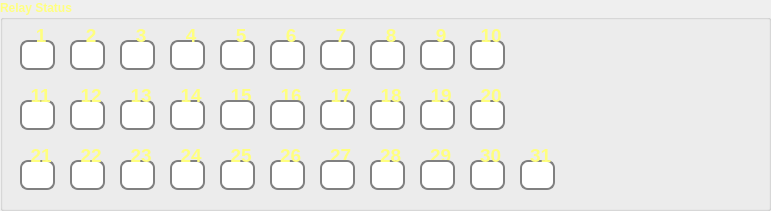
  <widget class="QGroupBox" name="groupBox_7">
   <property name="geometry">
    <rect>
     <x>10</x>
     <y>180</y>
     <width>771</width>
     <height>211</height>
    </rect>
   </property>
   <property name="palette">
    <palette>
     <active>
      <colorrole role="WindowText">
       <brush brushstyle="SolidPattern">
        <color alpha="255">
         <red>255</red>
         <green>255</green>
         <blue>127</blue>
        </color>
       </brush>
      </colorrole>
     </active>
     <inactive>
      <colorrole role="WindowText">
       <brush brushstyle="SolidPattern">
        <color alpha="255">
         <red>255</red>
         <green>255</green>
         <blue>127</blue>
        </color>
       </brush>
      </colorrole>
     </inactive>
     <disabled>
      <colorrole role="WindowText">
       <brush brushstyle="SolidPattern">
        <color alpha="255">
         <red>116</red>
         <green>116</green>
         <blue>116</blue>
        </color>
       </brush>
      </colorrole>
     </disabled>
    </palette>
   </property>
   <property name="font">
    <font>
     <weight>75</weight>
     <bold>true</bold>
    </font>
   </property>
   <property name="styleSheet">
    <string notr="true"/>
   </property>
   <property name="title">
    <string>Relay Status</string>
   </property>
   <widget class="QLineEdit" name="lineEdit">
    <property name="geometry">
     <rect>
      <x>20</x>
      <y>40</y>
      <width>35</width>
      <height>30</height>
     </rect>
    </property>
    <property name="font">
     <font>
      <pointsize>-1</pointsize>
      <weight>75</weight>
      <italic>false</italic>
      <bold>true</bold>
     </font>
    </property>
    <property name="styleSheet">
     <string notr="true"> QLineEdit {
     border: 2px solid gray;
     border-radius: 8px;
     padding: 0 8px;
     background: white;
     selection-background-color: darkgray;
	 color:white;
     font: bold 14px;
 }</string>
    </property>
   </widget>
   <widget class="QLineEdit" name="lineEdit_2">
    <property name="geometry">
     <rect>
      <x>70</x>
      <y>40</y>
      <width>35</width>
      <height>30</height>
     </rect>
    </property>
    <property name="font">
     <font>
      <pointsize>-1</pointsize>
      <weight>75</weight>
      <italic>false</italic>
      <bold>true</bold>
     </font>
    </property>
    <property name="styleSheet">
     <string notr="true"> QLineEdit {
     border: 2px solid gray;
     border-radius: 8px;
     padding: 0 8px;
     background: white;
     selection-background-color: darkgray;
	 color:white;
     font: bold 14px;
 }</string>
    </property>
   </widget>
   <widget class="QLineEdit" name="lineEdit_3">
    <property name="geometry">
     <rect>
      <x>120</x>
      <y>40</y>
      <width>35</width>
      <height>30</height>
     </rect>
    </property>
    <property name="font">
     <font>
      <pointsize>-1</pointsize>
      <weight>75</weight>
      <italic>false</italic>
      <bold>true</bold>
     </font>
    </property>
    <property name="styleSheet">
     <string notr="true"> QLineEdit {
     border: 2px solid gray;
     border-radius: 8px;
     padding: 0 8px;
     background: white;
     selection-background-color: darkgray;
	 color:white;
     font: bold 14px;
 }</string>
    </property>
   </widget>
   <widget class="QLineEdit" name="lineEdit_4">
    <property name="geometry">
     <rect>
      <x>170</x>
      <y>40</y>
      <width>35</width>
      <height>30</height>
     </rect>
    </property>
    <property name="font">
     <font>
      <pointsize>-1</pointsize>
      <weight>75</weight>
      <italic>false</italic>
      <bold>true</bold>
     </font>
    </property>
    <property name="styleSheet">
     <string notr="true"> QLineEdit {
     border: 2px solid gray;
     border-radius: 8px;
     padding: 0 8px;
     background: white;
     selection-background-color: darkgray;
	 color:white;
     font: bold 14px;
 }</string>
    </property>
   </widget>
   <widget class="QLineEdit" name="lineEdit_5">
    <property name="geometry">
     <rect>
      <x>220</x>
      <y>40</y>
      <width>35</width>
      <height>30</height>
     </rect>
    </property>
    <property name="font">
     <font>
      <pointsize>-1</pointsize>
      <weight>75</weight>
      <italic>false</italic>
      <bold>true</bold>
     </font>
    </property>
    <property name="styleSheet">
     <string notr="true"> QLineEdit {
     border: 2px solid gray;
     border-radius: 8px;
     padding: 0 8px;
     background: white;
     selection-background-color: darkgray;
	 color:white;
     font: bold 14px;
 }</string>
    </property>
   </widget>
   <widget class="QLineEdit" name="lineEdit_6">
    <property name="geometry">
     <rect>
      <x>270</x>
      <y>40</y>
      <width>35</width>
      <height>30</height>
     </rect>
    </property>
    <property name="font">
     <font>
      <pointsize>-1</pointsize>
      <weight>75</weight>
      <italic>false</italic>
      <bold>true</bold>
     </font>
    </property>
    <property name="styleSheet">
     <string notr="true"> QLineEdit {
     border: 2px solid gray;
     border-radius: 8px;
     padding: 0 8px;
     background: white;
     selection-background-color: darkgray;
	 color:white;
     font: bold 14px;
 }</string>
    </property>
   </widget>
   <widget class="QLineEdit" name="lineEdit_7">
    <property name="geometry">
     <rect>
      <x>320</x>
      <y>40</y>
      <width>35</width>
      <height>30</height>
     </rect>
    </property>
    <property name="font">
     <font>
      <pointsize>-1</pointsize>
      <weight>75</weight>
      <italic>false</italic>
      <bold>true</bold>
     </font>
    </property>
    <property name="styleSheet">
     <string notr="true"> QLineEdit {
     border: 2px solid gray;
     border-radius: 8px;
     padding: 0 8px;
     background: white;
     selection-background-color: darkgray;
	 color:white;
     font: bold 14px;
 }</string>
    </property>
   </widget>
   <widget class="QLineEdit" name="lineEdit_8">
    <property name="geometry">
     <rect>
      <x>370</x>
      <y>40</y>
      <width>35</width>
      <height>30</height>
     </rect>
    </property>
    <property name="font">
     <font>
      <pointsize>-1</pointsize>
      <weight>75</weight>
      <italic>false</italic>
      <bold>true</bold>
     </font>
    </property>
    <property name="styleSheet">
     <string notr="true"> QLineEdit {
     border: 2px solid gray;
     border-radius: 8px;
     padding: 0 8px;
     background: white;
     selection-background-color: darkgray;
	 color:white;
     font: bold 14px;
 }</string>
    </property>
   </widget>
   <widget class="QLineEdit" name="lineEdit_9">
    <property name="geometry">
     <rect>
      <x>420</x>
      <y>40</y>
      <width>35</width>
      <height>30</height>
     </rect>
    </property>
    <property name="font">
     <font>
      <pointsize>-1</pointsize>
      <weight>75</weight>
      <italic>false</italic>
      <bold>true</bold>
     </font>
    </property>
    <property name="styleSheet">
     <string notr="true"> QLineEdit {
     border: 2px solid gray;
     border-radius: 8px;
     padding: 0 8px;
     background: white;
     selection-background-color: darkgray;
	 color:white;
     font: bold 14px;
 }</string>
    </property>
   </widget>
   <widget class="QLineEdit" name="lineEdit_10">
    <property name="geometry">
     <rect>
      <x>470</x>
      <y>40</y>
      <width>35</width>
      <height>30</height>
     </rect>
    </property>
    <property name="font">
     <font>
      <pointsize>-1</pointsize>
      <weight>75</weight>
      <italic>false</italic>
      <bold>true</bold>
     </font>
    </property>
    <property name="styleSheet">
     <string notr="true"> QLineEdit {
     border: 2px solid gray;
     border-radius: 8px;
     padding: 0 8px;
     background: white;
     selection-background-color: darkgray;
	 color:white;
     font: bold 14px;
 }</string>
    </property>
   </widget>
   <widget class="QLineEdit" name="lineEdit_11">
    <property name="geometry">
     <rect>
      <x>20</x>
      <y>100</y>
      <width>35</width>
      <height>30</height>
     </rect>
    </property>
    <property name="font">
     <font>
      <pointsize>-1</pointsize>
      <weight>75</weight>
      <italic>false</italic>
      <bold>true</bold>
     </font>
    </property>
    <property name="styleSheet">
     <string notr="true"> QLineEdit {
     border: 2px solid gray;
     border-radius: 8px;
     padding: 0 8px;
     background: white;
     selection-background-color: darkgray;
	 color:white;
     font: bold 14px;
 }</string>
    </property>
   </widget>
   <widget class="QLineEdit" name="lineEdit_12">
    <property name="geometry">
     <rect>
      <x>70</x>
      <y>100</y>
      <width>35</width>
      <height>30</height>
     </rect>
    </property>
    <property name="font">
     <font>
      <pointsize>-1</pointsize>
      <weight>75</weight>
      <italic>false</italic>
      <bold>true</bold>
     </font>
    </property>
    <property name="styleSheet">
     <string notr="true"> QLineEdit {
     border: 2px solid gray;
     border-radius: 8px;
     padding: 0 8px;
     background: white;
     selection-background-color: darkgray;
	 color:white;
     font: bold 14px;
 }</string>
    </property>
   </widget>
   <widget class="QLineEdit" name="lineEdit_13">
    <property name="geometry">
     <rect>
      <x>120</x>
      <y>100</y>
      <width>35</width>
      <height>30</height>
     </rect>
    </property>
    <property name="font">
     <font>
      <pointsize>-1</pointsize>
      <weight>75</weight>
      <italic>false</italic>
      <bold>true</bold>
     </font>
    </property>
    <property name="styleSheet">
     <string notr="true"> QLineEdit {
     border: 2px solid gray;
     border-radius: 8px;
     padding: 0 8px;
     background: white;
     selection-background-color: darkgray;
	 color:white;
     font: bold 14px;
 }</string>
    </property>
   </widget>
   <widget class="QLineEdit" name="lineEdit_17">
    <property name="geometry">
     <rect>
      <x>320</x>
      <y>100</y>
      <width>35</width>
      <height>30</height>
     </rect>
    </property>
    <property name="font">
     <font>
      <pointsize>-1</pointsize>
      <weight>75</weight>
      <italic>false</italic>
      <bold>true</bold>
     </font>
    </property>
    <property name="styleSheet">
     <string notr="true"> QLineEdit {
     border: 2px solid gray;
     border-radius: 8px;
     padding: 0 8px;
     background: white;
     selection-background-color: darkgray;
	 color:white;
     font: bold 14px;
 }</string>
    </property>
   </widget>
   <widget class="QLineEdit" name="lineEdit_18">
    <property name="geometry">
     <rect>
      <x>370</x>
      <y>100</y>
      <width>35</width>
      <height>30</height>
     </rect>
    </property>
    <property name="font">
     <font>
      <pointsize>-1</pointsize>
      <weight>75</weight>
      <italic>false</italic>
      <bold>true</bold>
     </font>
    </property>
    <property name="styleSheet">
     <string notr="true"> QLineEdit {
     border: 2px solid gray;
     border-radius: 8px;
     padding: 0 8px;
     background: white;
     selection-background-color: darkgray;
	 color:white;
     font: bold 14px;
 }</string>
    </property>
   </widget>
   <widget class="QLineEdit" name="lineEdit_19">
    <property name="geometry">
     <rect>
      <x>420</x>
      <y>100</y>
      <width>35</width>
      <height>30</height>
     </rect>
    </property>
    <property name="font">
     <font>
      <pointsize>-1</pointsize>
      <weight>75</weight>
      <italic>false</italic>
      <bold>true</bold>
     </font>
    </property>
    <property name="styleSheet">
     <string notr="true"> QLineEdit {
     border: 2px solid gray;
     border-radius: 8px;
     padding: 0 8px;
     background: white;
     selection-background-color: darkgray;
	 color:white;
     font: bold 14px;
 }</string>
    </property>
   </widget>
   <widget class="QLineEdit" name="lineEdit_20">
    <property name="geometry">
     <rect>
      <x>470</x>
      <y>100</y>
      <width>35</width>
      <height>30</height>
     </rect>
    </property>
    <property name="font">
     <font>
      <pointsize>-1</pointsize>
      <weight>75</weight>
      <italic>false</italic>
      <bold>true</bold>
     </font>
    </property>
    <property name="styleSheet">
     <string notr="true"> QLineEdit {
     border: 2px solid gray;
     border-radius: 8px;
     padding: 0 8px;
     background: white;
     selection-background-color: darkgray;
	 color:white;
     font: bold 14px;
 }</string>
    </property>
   </widget>
   <widget class="QLineEdit" name="lineEdit_21">
    <property name="geometry">
     <rect>
      <x>20</x>
      <y>160</y>
      <width>35</width>
      <height>30</height>
     </rect>
    </property>
    <property name="font">
     <font>
      <pointsize>-1</pointsize>
      <weight>75</weight>
      <italic>false</italic>
      <bold>true</bold>
     </font>
    </property>
    <property name="styleSheet">
     <string notr="true"> QLineEdit {
     border: 2px solid gray;
     border-radius: 8px;
     padding: 0 8px;
     background: white;
     selection-background-color: darkgray;
	 color:white;
     font: bold 14px;
 }</string>
    </property>
   </widget>
   <widget class="QLineEdit" name="lineEdit_22">
    <property name="geometry">
     <rect>
      <x>70</x>
      <y>160</y>
      <width>35</width>
      <height>30</height>
     </rect>
    </property>
    <property name="font">
     <font>
      <pointsize>-1</pointsize>
      <weight>75</weight>
      <italic>false</italic>
      <bold>true</bold>
     </font>
    </property>
    <property name="styleSheet">
     <string notr="true"> QLineEdit {
     border: 2px solid gray;
     border-radius: 8px;
     padding: 0 8px;
     background: white;
     selection-background-color: darkgray;
	 color:white;
     font: bold 14px;
 }</string>
    </property>
   </widget>
   <widget class="QLineEdit" name="lineEdit_23">
    <property name="geometry">
     <rect>
      <x>120</x>
      <y>160</y>
      <width>35</width>
      <height>30</height>
     </rect>
    </property>
    <property name="font">
     <font>
      <pointsize>-1</pointsize>
      <weight>75</weight>
      <italic>false</italic>
      <bold>true</bold>
     </font>
    </property>
    <property name="styleSheet">
     <string notr="true"> QLineEdit {
     border: 2px solid gray;
     border-radius: 8px;
     padding: 0 8px;
     background: white;
     selection-background-color: darkgray;
	 color:white;
     font: bold 14px;
 }</string>
    </property>
   </widget>
   <widget class="QLineEdit" name="lineEdit_24">
    <property name="geometry">
     <rect>
      <x>170</x>
      <y>160</y>
      <width>35</width>
      <height>30</height>
     </rect>
    </property>
    <property name="font">
     <font>
      <pointsize>-1</pointsize>
      <weight>75</weight>
      <italic>false</italic>
      <bold>true</bold>
     </font>
    </property>
    <property name="styleSheet">
     <string notr="true"> QLineEdit {
     border: 2px solid gray;
     border-radius: 8px;
     padding: 0 8px;
     background: white;
     selection-background-color: darkgray;
	 color:white;
     font: bold 14px;
 }</string>
    </property>
   </widget>
   <widget class="QLineEdit" name="lineEdit_25">
    <property name="geometry">
     <rect>
      <x>220</x>
      <y>160</y>
      <width>35</width>
      <height>30</height>
     </rect>
    </property>
    <property name="font">
     <font>
      <pointsize>-1</pointsize>
      <weight>75</weight>
      <italic>false</italic>
      <bold>true</bold>
     </font>
    </property>
    <property name="styleSheet">
     <string notr="true"> QLineEdit {
     border: 2px solid gray;
     border-radius: 8px;
     padding: 0 8px;
     background: white;
     selection-background-color: darkgray;
	 color:white;
     font: bold 14px;
 }</string>
    </property>
   </widget>
   <widget class="QLabel" name="label">
    <property name="geometry">
     <rect>
      <x>20</x>
      <y>20</y>
      <width>35</width>
      <height>30</height>
     </rect>
    </property>
    <property name="font">
     <font>
      <pointsize>14</pointsize>
     </font>
    </property>
    <property name="text">
     <string>   1</string>
    </property>
   </widget>
   <widget class="QLabel" name="label_2">
    <property name="geometry">
     <rect>
      <x>70</x>
      <y>20</y>
      <width>35</width>
      <height>30</height>
     </rect>
    </property>
    <property name="font">
     <font>
      <pointsize>14</pointsize>
     </font>
    </property>
    <property name="text">
     <string>   2</string>
    </property>
   </widget>
   <widget class="QLabel" name="label_3">
    <property name="geometry">
     <rect>
      <x>120</x>
      <y>20</y>
      <width>35</width>
      <height>30</height>
     </rect>
    </property>
    <property name="font">
     <font>
      <pointsize>14</pointsize>
     </font>
    </property>
    <property name="text">
     <string>   3</string>
    </property>
   </widget>
   <widget class="QLabel" name="label_10">
    <property name="geometry">
     <rect>
      <x>170</x>
      <y>20</y>
      <width>35</width>
      <height>30</height>
     </rect>
    </property>
    <property name="font">
     <font>
      <pointsize>14</pointsize>
     </font>
    </property>
    <property name="text">
     <string>   4</string>
    </property>
   </widget>
   <widget class="QLabel" name="label_11">
    <property name="geometry">
     <rect>
      <x>220</x>
      <y>20</y>
      <width>35</width>
      <height>30</height>
     </rect>
    </property>
    <property name="font">
     <font>
      <pointsize>14</pointsize>
     </font>
    </property>
    <property name="text">
     <string>   5</string>
    </property>
   </widget>
   <widget class="QLabel" name="label_12">
    <property name="geometry">
     <rect>
      <x>270</x>
      <y>20</y>
      <width>35</width>
      <height>30</height>
     </rect>
    </property>
    <property name="font">
     <font>
      <pointsize>14</pointsize>
     </font>
    </property>
    <property name="text">
     <string>   6</string>
    </property>
   </widget>
   <widget class="QLabel" name="label_13">
    <property name="geometry">
     <rect>
      <x>320</x>
      <y>20</y>
      <width>35</width>
      <height>30</height>
     </rect>
    </property>
    <property name="font">
     <font>
      <pointsize>14</pointsize>
     </font>
    </property>
    <property name="text">
     <string>   7</string>
    </property>
   </widget>
   <widget class="QLabel" name="label_14">
    <property name="geometry">
     <rect>
      <x>370</x>
      <y>20</y>
      <width>35</width>
      <height>30</height>
     </rect>
    </property>
    <property name="font">
     <font>
      <pointsize>14</pointsize>
     </font>
    </property>
    <property name="text">
     <string>   8</string>
    </property>
   </widget>
   <widget class="QLabel" name="label_15">
    <property name="geometry">
     <rect>
      <x>420</x>
      <y>20</y>
      <width>35</width>
      <height>30</height>
     </rect>
    </property>
    <property name="font">
     <font>
      <pointsize>14</pointsize>
     </font>
    </property>
    <property name="text">
     <string>   9</string>
    </property>
   </widget>
   <widget class="QLabel" name="label_16">
    <property name="geometry">
     <rect>
      <x>470</x>
      <y>20</y>
      <width>35</width>
      <height>30</height>
     </rect>
    </property>
    <property name="font">
     <font>
      <pointsize>14</pointsize>
     </font>
    </property>
    <property name="text">
     <string>  10</string>
    </property>
   </widget>
   <widget class="QLabel" name="label_17">
    <property name="geometry">
     <rect>
      <x>20</x>
      <y>80</y>
      <width>35</width>
      <height>30</height>
     </rect>
    </property>
    <property name="font">
     <font>
      <pointsize>14</pointsize>
     </font>
    </property>
    <property name="text">
     <string>  11</string>
    </property>
   </widget>
   <widget class="QLabel" name="label_18">
    <property name="geometry">
     <rect>
      <x>70</x>
      <y>80</y>
      <width>35</width>
      <height>30</height>
     </rect>
    </property>
    <property name="font">
     <font>
      <pointsize>14</pointsize>
     </font>
    </property>
    <property name="text">
     <string>  12</string>
    </property>
   </widget>
   <widget class="QLabel" name="label_19">
    <property name="geometry">
     <rect>
      <x>120</x>
      <y>80</y>
      <width>35</width>
      <height>30</height>
     </rect>
    </property>
    <property name="font">
     <font>
      <pointsize>14</pointsize>
     </font>
    </property>
    <property name="text">
     <string>  13</string>
    </property>
   </widget>
   <widget class="QLabel" name="label_23">
    <property name="geometry">
     <rect>
      <x>320</x>
      <y>80</y>
      <width>35</width>
      <height>30</height>
     </rect>
    </property>
    <property name="font">
     <font>
      <pointsize>14</pointsize>
     </font>
    </property>
    <property name="text">
     <string>  17</string>
    </property>
   </widget>
   <widget class="QLabel" name="label_24">
    <property name="geometry">
     <rect>
      <x>370</x>
      <y>80</y>
      <width>35</width>
      <height>30</height>
     </rect>
    </property>
    <property name="font">
     <font>
      <pointsize>14</pointsize>
     </font>
    </property>
    <property name="text">
     <string>  18</string>
    </property>
   </widget>
   <widget class="QLabel" name="label_25">
    <property name="geometry">
     <rect>
      <x>420</x>
      <y>80</y>
      <width>35</width>
      <height>30</height>
     </rect>
    </property>
    <property name="font">
     <font>
      <pointsize>14</pointsize>
     </font>
    </property>
    <property name="text">
     <string>  19</string>
    </property>
   </widget>
   <widget class="QLabel" name="label_26">
    <property name="geometry">
     <rect>
      <x>470</x>
      <y>80</y>
      <width>35</width>
      <height>30</height>
     </rect>
    </property>
    <property name="font">
     <font>
      <pointsize>14</pointsize>
     </font>
    </property>
    <property name="text">
     <string>  20</string>
    </property>
   </widget>
   <widget class="QLabel" name="label_27">
    <property name="geometry">
     <rect>
      <x>20</x>
      <y>140</y>
      <width>35</width>
      <height>30</height>
     </rect>
    </property>
    <property name="font">
     <font>
      <pointsize>14</pointsize>
     </font>
    </property>
    <property name="text">
     <string>  21</string>
    </property>
   </widget>
   <widget class="QLabel" name="label_28">
    <property name="geometry">
     <rect>
      <x>70</x>
      <y>140</y>
      <width>35</width>
      <height>30</height>
     </rect>
    </property>
    <property name="font">
     <font>
      <pointsize>14</pointsize>
     </font>
    </property>
    <property name="text">
     <string>  22</string>
    </property>
   </widget>
   <widget class="QLabel" name="label_29">
    <property name="geometry">
     <rect>
      <x>120</x>
      <y>140</y>
      <width>35</width>
      <height>30</height>
     </rect>
    </property>
    <property name="font">
     <font>
      <pointsize>14</pointsize>
     </font>
    </property>
    <property name="text">
     <string>  23</string>
    </property>
   </widget>
   <widget class="QLabel" name="label_30">
    <property name="geometry">
     <rect>
      <x>170</x>
      <y>140</y>
      <width>35</width>
      <height>30</height>
     </rect>
    </property>
    <property name="font">
     <font>
      <pointsize>14</pointsize>
     </font>
    </property>
    <property name="text">
     <string>  24</string>
    </property>
   </widget>
   <widget class="QLabel" name="label_31">
    <property name="geometry">
     <rect>
      <x>220</x>
      <y>140</y>
      <width>35</width>
      <height>30</height>
     </rect>
    </property>
    <property name="font">
     <font>
      <pointsize>14</pointsize>
     </font>
    </property>
    <property name="text">
     <string>  25</string>
    </property>
   </widget>
   <widget class="QLabel" name="label_45">
    <property name="geometry">
     <rect>
      <x>430</x>
      <y>140</y>
      <width>35</width>
      <height>30</height>
     </rect>
    </property>
    <property name="font">
     <font>
      <pointsize>14</pointsize>
     </font>
    </property>
    <property name="text">
     <string>29</string>
    </property>
   </widget>
   <widget class="QLineEdit" name="lineEdit_30">
    <property name="geometry">
     <rect>
      <x>470</x>
      <y>160</y>
      <width>35</width>
      <height>30</height>
     </rect>
    </property>
    <property name="font">
     <font>
      <pointsize>-1</pointsize>
      <weight>75</weight>
      <italic>false</italic>
      <bold>true</bold>
     </font>
    </property>
    <property name="styleSheet">
     <string notr="true"> QLineEdit {
     border: 2px solid gray;
     border-radius: 8px;
     padding: 0 8px;
     background: white;
     selection-background-color: darkgray;
	 color:white;
     font: bold 14px;
 }</string>
    </property>
   </widget>
   <widget class="QLabel" name="label_42">
    <property name="geometry">
     <rect>
      <x>480</x>
      <y>140</y>
      <width>35</width>
      <height>30</height>
     </rect>
    </property>
    <property name="font">
     <font>
      <pointsize>14</pointsize>
     </font>
    </property>
    <property name="text">
     <string>30</string>
    </property>
   </widget>
   <widget class="QLineEdit" name="lineEdit_29">
    <property name="geometry">
     <rect>
      <x>420</x>
      <y>160</y>
      <width>35</width>
      <height>30</height>
     </rect>
    </property>
    <property name="font">
     <font>
      <pointsize>-1</pointsize>
      <weight>75</weight>
      <italic>false</italic>
      <bold>true</bold>
     </font>
    </property>
    <property name="styleSheet">
     <string notr="true"> QLineEdit {
     border: 2px solid gray;
     border-radius: 8px;
     padding: 0 8px;
     background: white;
     selection-background-color: darkgray;
	 color:white;
     font: bold 14px;
 }</string>
    </property>
   </widget>
   <widget class="QLineEdit" name="lineEdit_26">
    <property name="geometry">
     <rect>
      <x>270</x>
      <y>160</y>
      <width>35</width>
      <height>30</height>
     </rect>
    </property>
    <property name="font">
     <font>
      <pointsize>-1</pointsize>
      <weight>75</weight>
      <italic>false</italic>
      <bold>true</bold>
     </font>
    </property>
    <property name="styleSheet">
     <string notr="true"> QLineEdit {
     border: 2px solid gray;
     border-radius: 8px;
     padding: 0 8px;
     background: white;
     selection-background-color: darkgray;
	 color:white;
     font: bold 14px;
 }</string>
    </property>
   </widget>
   <widget class="QLineEdit" name="lineEdit_28">
    <property name="geometry">
     <rect>
      <x>370</x>
      <y>160</y>
      <width>35</width>
      <height>30</height>
     </rect>
    </property>
    <property name="font">
     <font>
      <pointsize>-1</pointsize>
      <weight>75</weight>
      <italic>false</italic>
      <bold>true</bold>
     </font>
    </property>
    <property name="styleSheet">
     <string notr="true"> QLineEdit {
     border: 2px solid gray;
     border-radius: 8px;
     padding: 0 8px;
     background: white;
     selection-background-color: darkgray;
	 color:white;
     font: bold 14px;
 }
</string>
    </property>
   </widget>
   <widget class="QLineEdit" name="lineEdit_31">
    <property name="geometry">
     <rect>
      <x>520</x>
      <y>160</y>
      <width>35</width>
      <height>30</height>
     </rect>
    </property>
    <property name="font">
     <font>
      <pointsize>-1</pointsize>
      <weight>75</weight>
      <italic>false</italic>
      <bold>true</bold>
     </font>
    </property>
    <property name="styleSheet">
     <string notr="true"> QLineEdit {
     border: 2px solid gray;
     border-radius: 8px;
     padding: 0 8px;
     background: white;
     selection-background-color: darkgray;
	 color:white;
     font: bold 14px;
 }</string>
    </property>
   </widget>
   <widget class="QLabel" name="label_36">
    <property name="geometry">
     <rect>
      <x>530</x>
      <y>140</y>
      <width>35</width>
      <height>30</height>
     </rect>
    </property>
    <property name="font">
     <font>
      <pointsize>14</pointsize>
     </font>
    </property>
    <property name="text">
     <string>31</string>
    </property>
   </widget>
   <widget class="QLabel" name="label_44">
    <property name="geometry">
     <rect>
      <x>330</x>
      <y>140</y>
      <width>35</width>
      <height>30</height>
     </rect>
    </property>
    <property name="font">
     <font>
      <pointsize>14</pointsize>
     </font>
    </property>
    <property name="text">
     <string>27</string>
    </property>
   </widget>
   <widget class="QLabel" name="label_35">
    <property name="geometry">
     <rect>
      <x>380</x>
      <y>140</y>
      <width>35</width>
      <height>30</height>
     </rect>
    </property>
    <property name="font">
     <font>
      <pointsize>14</pointsize>
     </font>
    </property>
    <property name="text">
     <string>28</string>
    </property>
   </widget>
   <widget class="QLabel" name="label_40">
    <property name="geometry">
     <rect>
      <x>280</x>
      <y>140</y>
      <width>35</width>
      <height>30</height>
     </rect>
    </property>
    <property name="font">
     <font>
      <pointsize>14</pointsize>
     </font>
    </property>
    <property name="text">
     <string>26</string>
    </property>
   </widget>
   <widget class="QLineEdit" name="lineEdit_27">
    <property name="geometry">
     <rect>
      <x>320</x>
      <y>160</y>
      <width>35</width>
      <height>30</height>
     </rect>
    </property>
    <property name="font">
     <font>
      <pointsize>-1</pointsize>
      <weight>75</weight>
      <italic>false</italic>
      <bold>true</bold>
     </font>
    </property>
    <property name="styleSheet">
     <string notr="true"> QLineEdit {
     border: 2px solid gray;
     border-radius: 8px;
     padding: 0 8px;
     background: white;
     selection-background-color: darkgray;
	 color:white;
     font: bold 14px;
 }</string>
    </property>
   </widget>
   <widget class="QLabel" name="label_22">
    <property name="geometry">
     <rect>
      <x>270</x>
      <y>80</y>
      <width>35</width>
      <height>30</height>
     </rect>
    </property>
    <property name="font">
     <font>
      <pointsize>14</pointsize>
     </font>
    </property>
    <property name="text">
     <string>  16</string>
    </property>
   </widget>
   <widget class="QLabel" name="label_21">
    <property name="geometry">
     <rect>
      <x>220</x>
      <y>80</y>
      <width>35</width>
      <height>30</height>
     </rect>
    </property>
    <property name="font">
     <font>
      <pointsize>14</pointsize>
     </font>
    </property>
    <property name="text">
     <string>  15</string>
    </property>
   </widget>
   <widget class="QLineEdit" name="lineEdit_14">
    <property name="geometry">
     <rect>
      <x>170</x>
      <y>100</y>
      <width>35</width>
      <height>30</height>
     </rect>
    </property>
    <property name="font">
     <font>
      <pointsize>-1</pointsize>
      <weight>75</weight>
      <italic>false</italic>
      <bold>true</bold>
     </font>
    </property>
    <property name="styleSheet">
     <string notr="true"> QLineEdit {
     border: 2px solid gray;
     border-radius: 8px;
     padding: 0 8px;
     background: white;
     selection-background-color: darkgray;
	 color:white;
     font: bold 14px;
 }</string>
    </property>
   </widget>
   <widget class="QLabel" name="label_20">
    <property name="geometry">
     <rect>
      <x>170</x>
      <y>80</y>
      <width>35</width>
      <height>30</height>
     </rect>
    </property>
    <property name="font">
     <font>
      <pointsize>14</pointsize>
     </font>
    </property>
    <property name="text">
     <string>  14</string>
    </property>
   </widget>
   <widget class="QLineEdit" name="lineEdit_16">
    <property name="geometry">
     <rect>
      <x>270</x>
      <y>100</y>
      <width>35</width>
      <height>30</height>
     </rect>
    </property>
    <property name="font">
     <font>
      <pointsize>-1</pointsize>
      <weight>75</weight>
      <italic>false</italic>
      <bold>true</bold>
     </font>
    </property>
    <property name="styleSheet">
     <string notr="true"> QLineEdit {
     border: 2px solid gray;
     border-radius: 8px;
     padding: 0 8px;
     background: white;
     selection-background-color: darkgray;
	 color:white;
     font: bold 14px;
 }</string>
    </property>
   </widget>
   <widget class="QLineEdit" name="lineEdit_15">
    <property name="geometry">
     <rect>
      <x>220</x>
      <y>100</y>
      <width>35</width>
      <height>30</height>
     </rect>
    </property>
    <property name="font">
     <font>
      <pointsize>-1</pointsize>
      <weight>75</weight>
      <italic>false</italic>
      <bold>true</bold>
     </font>
    </property>
    <property name="styleSheet">
     <string notr="true"> QLineEdit {
     border: 2px solid gray;
     border-radius: 8px;
     padding: 0 8px;
     background: white;
     selection-background-color: darkgray;
	 color:white;
     font: bold 14px;
 }</string>
    </property>
   </widget>
  </widget>
